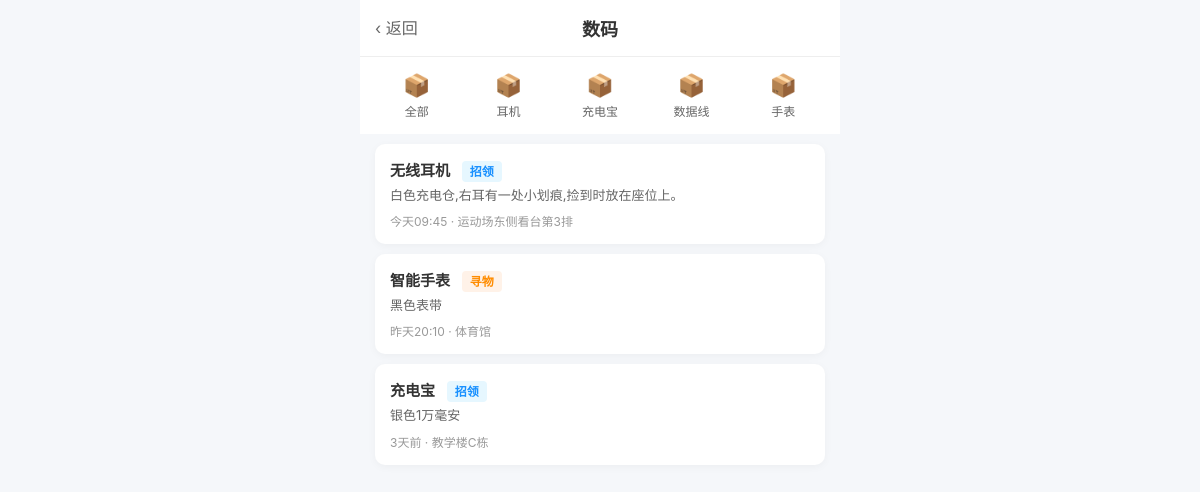
The page /category/数码 on the database its author committed.
### tables this page shows
CREATE TABLE items (
            id INTEGER PRIMARY KEY AUTOINCREMENT,
            title TEXT NOT NULL,
            item_type TEXT NOT NULL,
            category TEXT NOT NULL,
            location TEXT NOT NULL,
            time TEXT NOT NULL,
            description TEXT,
            status TEXT DEFAULT '进行中',
            user_id INTEGER NOT NULL,
            publish_time TEXT NOT NULL,
            view_count INTEGER DEFAULT 0,
            phone TEXT,
            wechat TEXT,
            qq TEXT
        );

### app.py (the view)
@app.route('/category/<category>')
def category(category):
    db = get_db()
    sub_cats = {
        "数码": ["全部", "耳机", "充电宝", "数据线", "手表"],
        "证件": ["全部", "校园卡", "身份证", "学生证"],
        "钥匙": ["全部", "宿舍钥匙", "教室钥匙", "车钥匙"],
        "书籍": ["全部", "教材", "课外书", "笔记本"],
        "衣物": ["全部", "外套", "帽子", "雨伞"],
        "其他": ["全部", "水杯", "文具", "其他"]
    }
    sub_list = sub_cats.get(category, ["全部"])
    items = db.execute('''SELECT items.*, users.username FROM items
        JOIN users ON items.user_id = users.id
        WHERE items.category = ?
        ORDER BY publish_time DESC''', (category,)).fetchall()
    return render_template('category.html',
                         category=category,
                         sub_cats=sub_list,
                         items=items,
                         user=CURRENT_USER)

### app.py (called while the page is built)
def get_db():
    db = getattr(g, '_database', None)
    if db is None:
        db = g._database = sqlite3.connect(DATABASE)
        db.row_factory = sqlite3.Row
    return db

@app.teardown_appcontext
def close_connection(exception):
    db = getattr(g, '_database', None)
    if db is not None:
        db.close()

### templates/category.html (shortened to what this page needs)
{% extends 'base.html' %}
{% block back %}<a href="{{ url_for('index') }}" class="back">‹ 返回</a>{% endblock %}
{% block title %}{{ category }}{% endblock %}
{% block content %}
<div class="category-bar">
    {% for sub in sub_cats %}
    <span class="category-tag" style="cursor: pointer;">
        <span class="icon">📦</span>
        {{ sub }}
    </span>
    {% endfor %}
</div>
<div class="item-list">
    {% for item in items %}
    <a href="{{ url_for('item_detail', item_id=item.id) }}" class="item-card">
        <div class="item-info">
            <div class="item-title">
                {{ item.title }}
                <span class="item-type-tag {% if item.item_type == '招领' %}tag-found{% elif item.status == '已归还' %}tag-done{% else %}tag-lost{% endif %}">
                    {% if item.status == '已归还' %}已归还
                    {% else %}{{ item.item_type }}
                    {% endif %}
                </span>
            </div>
            <div class="item-desc">{{ item.description }}</div>
            <div class="item-meta">{{ item.time }} · {{ item.location }}</div>
        </div>
    </a>
    {% else %}
    <p style="text-align: center; color: #999; padding: 30px 0;">暂无该分类物品</p>
    {% endfor %}
</div>
{% endblock %}

### static/css/style.css (style rules this page uses)
* { margin: 0; padding: 0; box-sizing: border-box; font-family: -apple-system, BlinkMacSystemFont, "Segoe UI", Roboto, sans-serif; }
body { background: #f5f7fa; color: #333; max-width: 480px; margin: 0 auto; min-height: 100vh; padding-bottom: 60px; }
.header .back { position: absolute; left: 15px; top: 15px; font-size: 16px; color: #666; text-decoration: none; }
.category-bar { display: flex; justify-content: space-around; padding: 10px 15px; background: #fff; margin-bottom: 10px; flex-wrap: wrap; gap: 8px; }
.category-tag { display: flex; flex-direction: column; align-items: center; font-size: 12px; color: #666; text-decoration: none; padding: 5px; min-width: 50px; }
.category-tag .icon { font-size: 22px; margin-bottom: 4px; }
.item-list { padding: 0 15px; }
.item-card { background: #fff; border-radius: 10px; padding: 15px; margin-bottom: 10px; display: flex; justify-content: space-between; align-items: flex-start; box-shadow: 0 2px 8px rgba(0,0,0,0.04); text-decoration: none; color: #333; }
.item-info { flex: 1; }
.item-title { font-size: 15px; font-weight: 600; margin-bottom: 6px; }
.item-desc { font-size: 13px; color: #666; margin-bottom: 8px; line-height: 1.4; }
.item-meta { font-size: 12px; color: #999; }
.item-type-tag { padding: 3px 8px; border-radius: 4px; font-size: 12px; margin-left: 8px; }
.tag-found { background: #e6f7ff; color: #1890ff; }
.tag-lost { background: #fff2e8; color: #ff8c00; }

### rows shown on the page
items: title "无线耳机", item_type "招领", description "白色充电仓,右耳有一处小划痕,捡到时放在座位上。", time "今天09:45", location "运动场东侧看台第3排"
items: title "智能手表", item_type "寻物", description "黑色表带", time "昨天20:10", location "体育馆"
items: title "充电宝", item_type "招领", description "银色1万毫安", time "3天前", location "教学楼C栋"

### other values the page prints
{{ category }} "数码"
{{ sub }} "全部" "耳机" "充电宝" "数据线" "手表"
